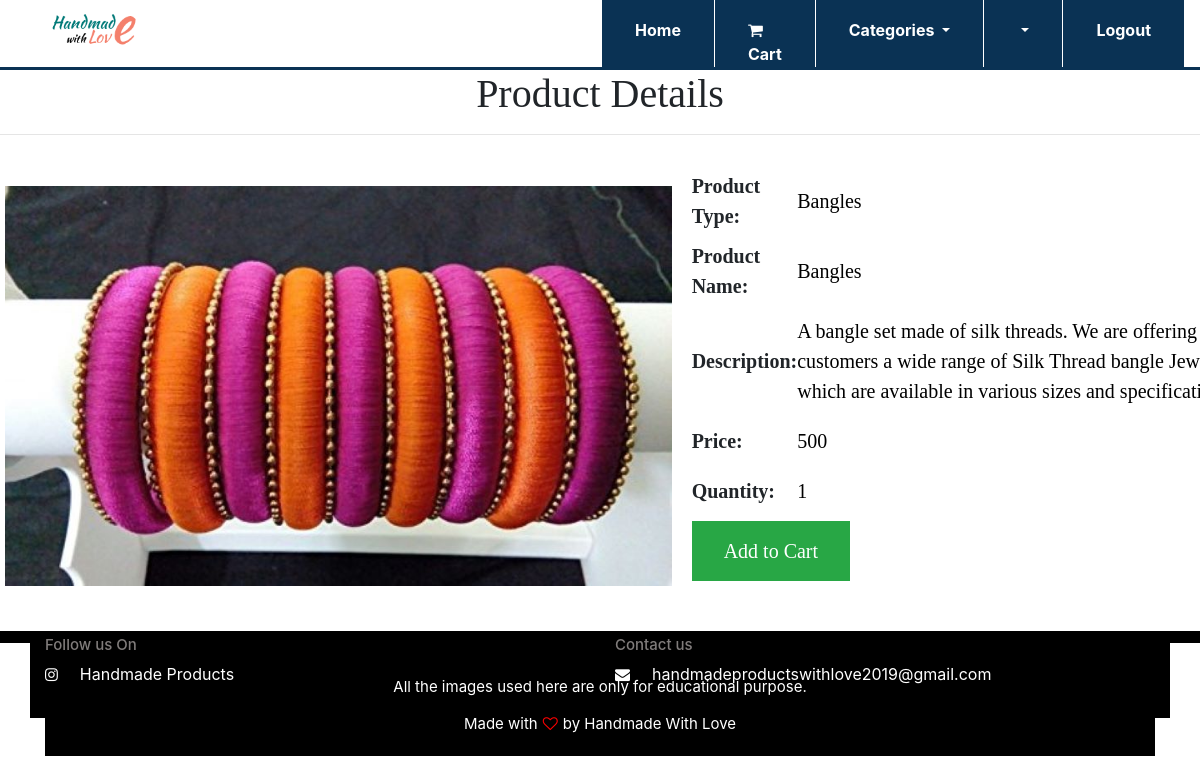
/displaydetails.php?id=2, run on the app's committed database.
### tables this page shows
CREATE TABLE `products` (
  `p_id` int(20) NOT NULL,
  `p_name` varchar(30) NOT NULL,
  `p_amount` int(20) NOT NULL,
  `type` varchar(50) NOT NULL,
  `imagepath` varchar(100) NOT NULL,
  `description` varchar(500) NOT NULL
);

### displaydetails.php (the view, shortened to what this page needs)
<?php include 'userheader1.php';?>
<?php
include 'connection.php';
$id = $_GET['id'];
$uid=$_GET['uid'];
?>
<!DOCTYPE html>
<html>
<head>
	<link rel="stylesheet" href="./bootstrap/bootstrap.min.css">
	<link rel="stylesheet" type="text/css" href="header_footer.css">
	<link rel="stylesheet" href="https://stackpath.bootstrapcdn.com/font-awesome/4.7.0/css/font-awesome.min.css">
	</head>
	<body>
		<h1 style="font-family:Gabriola; text-align: center;"> Product Details </h1>
		<hr>
		<div  class="table-responsive" style="height: 50rem; height: auto;">
			<?php
			$query = "select * from products where p_id = '$id'";
			$result=mysqli_query($con,$query);
			while($product=mysqli_fetch_assoc($result))
			{
				echo "<center>";
				echo "<form  action = 'cart.php?uid=$uid&action=add&id=<?php echo $product[p_id]; ?>' method = 'POST'>";
				echo "<table width='100%' border= 0 cellpadding= 0 cellspacing = 5 align = center style = 'padding:5px;'> <tr>";
				echo " <td><input type = 'hidden' class = 'in7' name = 'id' value = '".$product['p_id']."' readonly> </td>";
				echo "</tr> <tr>";
				echo " <td rowspan= 7 style='text-align:center;'><input type = 'hidden' class = 'in7' name = 'imgpath' value = '".$product['imagepath']."' readonly><img src ='".$product['imagepath']."' style='height:50vh; margin-right:20px; margin-bottom:20px'><br></td>";
				echo " <td><b>Product Type:</b><td> <input type = 'text' class = 'in7' name = 'type' value = '".$product['type']."' readonly> </td>";
				echo "</tr> <tr>";
				echo " <td><b>Product Name: </b><td><input type = 'text' name = 'pname' class = 'in7' value = '".$product['p_name']."' size = 40 readonly> </td>";
				echo "</tr> <tr>";
				echo " <td><b>Description: </b><td><textarea style='border:none;' cols='40' rows='3'  name = 'description' class = 'in7' value =  size = 40 readonly>".$product['description']." </textarea></td>";
				echo "</tr> <tr>";
				echo " <td><b>Price:</b><td><input type = 'text' class = 'in7' name = 'price' value = '".$product['p_amount']."' readonly> </td>";
				echo "</tr> <tr>";
				echo "<td><b>Quantity:</b></td><td><input type = 'number' min = '1' max = '10'  value = '1' name = 'quantity' size = 1>";
				echo "</tr> <tr>";
				echo "<td colspan = 2><button type = 'submit' class = 'btn-success' name = 'addcart'> Add to Cart </button></td>";
				echo "</tr> <tr>";
				echo "<td colspan = 2>&nbsp;</td>";
			}
			echo "  </tr> </table>";
			echo "</form>";
			echo "</center>";
			?>
		</div>
	<div id="footer" style="position: relative; bottom: 0px; width: 100%">
		<?php include 'footer.php';?>
</body>
</html>

### header_footer.css (style rules this page uses)
#footer { bottom: 0px; width: 100%; position: fixed; z-index: 3; padding: 0px !important; }

### displaydetails.php (style rules this page uses)
input[type=text],input[type=number],textarea { border: none; }
@media screen and (min-width: 801px) { .table-responsive { display: block !important; width: 100%; padding:5px; } }
@media screen and (min-width: 801px) { input[type=text],input[type=number],textarea { border: none; } }
@media screen and (min-width: 801px) { td,input,textarea { padding: 5px 0; font-size: 20px; font-family: 'Times New Roman'; margin: 8px; vertical-align: middle !important; background: unset; } }
@media screen and (min-width: 801px) { textarea { vertical-align: middle !important; } }
@media screen and (min-width: 801px) { button { background-color: #4CAF50; border: none; color: white; padding: 15px 32px; text-align: center; text-decoration: none; display: inline-block; font-size: 16px; margin: 4px 2px; cursor: pointer; -webkit-transition-duration: 0.4s; transition-duration: 0.4s; } }

### data on the page
products: imagepath (picture), type "Bangles", pname "Bangles", description "A bangle set made of silk threads. We are offering our customers a wide range of Silk Thread bangle Jewelry, which are available in various sizes and specifications.", price "500"
